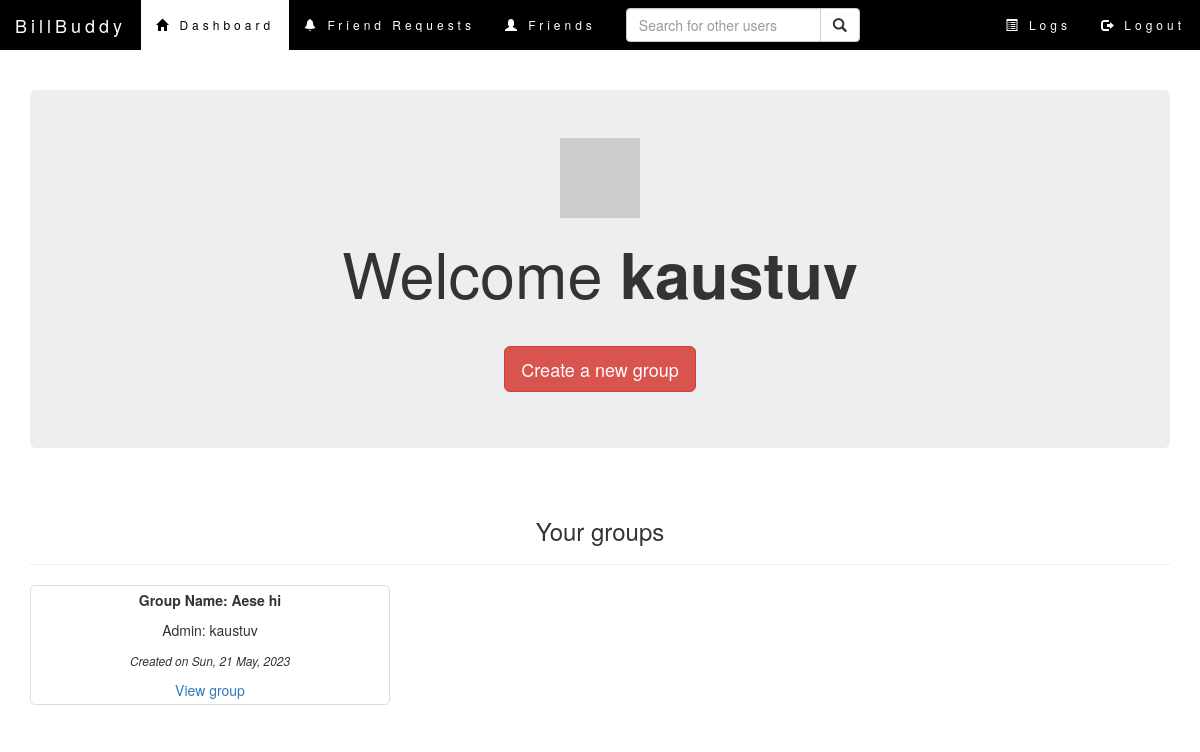
Page /home (signed in) on the committed database.
### tables this page shows
CREATE TABLE groups (
    gname text not null,
    admin text not null,
    memeber text not null,
    groupDate text
);

### main.py (the view, shortened to what this page needs)
@app.route('/', methods=['POST', 'GET'])
@app.route('/home', methods=['POST', 'GET'])
def index():
    if 'username' in session:
        username = session['username']
        avatar = dbHandler.getProfilePic(username, 100)
        groups = dbHandler.getGroups(username)
        gd = {}
        for i in groups:
            temp = dbHandler.getGroupMemebers(i[0], i[1])
            gd[i] = temp
            groups = gd
        return render_template('loggedinindex.html', username=username, groups=gd, avatar=avatar)
    return render_template('index.html')

### main.py (called while the page is built)
@app.after_request
def after_request(response):
    response.headers["Cache-Control"] = "no-cache, no-store, must-revalidate"
    return response

### models_1.py (called while the page is built)
def getProfilePic(user, size):
    con = sql.connect("database.db")
    cur = con.cursor()
    obj = cur.execute("SELECT email FROM users WHERE username='" + user + "'")
    obj = str(obj.fetchone())
    digest = md5(obj.lower().encode('utf-8')).hexdigest()
    return 'https://www.gravatar.com/avatar/{}?d=identicon&s={}'.format(digest, size)

def getGroups(user):
    con = sql.connect("database.db")
    cur = con.cursor()
    cur.execute(
        "SELECT gname, admin, groupDate FROM groups WHERE admin=='{0}' OR memeber=='{0}'".format(user))
    lis = cur.fetchall()
    ret = []
    for item in lis:
        if item not in ret:
            ret.append(item)
    con.commit()
    con.close()
    print (ret)
    return ret

def getGroupMemebers(groupName, admin):
    con = sql.connect("database.db")
    cur = con.cursor()
    cur.execute(
        "SELECT gname, admin, memeber FROM groups WHERE gname=='{0}' AND admin=='{1}'".format(groupName, admin))
    return cur.fetchall()
    con.commit()
    con.close()

### templates/loggedinindex.html (shortened to what this page needs)
<!DOCTYPE HTML>
<html lang="en">
    <head>
        <link rel="stylesheet" href="https://maxcdn.bootstrapcdn.com/bootstrap/3.3.7/css/bootstrap.min.css">
        <link rel="stylesheet" type="text/css" href="{{ url_for('static',filename='css/navbar.css') }}">
    </head>
    <body>
    <nav class="navbar navbar-inverse">
        <div class="container-fluid">
            <div class="navbar-header">
            <a class="navbar-brand" href="#">BillBuddy</a>
            </div>
            <ul class="nav navbar-nav">
                <li class="active"><a href="{{ url_for('index') }}"><span class="glyphicon glyphicon-home"></span> Dashboard</a></li>
                <li><a href="{{ url_for('notifications') }}"><span class="glyphicon glyphicon-bell"></span> Friend Requests</a></li>
                <li><a href="{{ url_for('getFriends') }}"><span class="glyphicon glyphicon-user"></span> Friends</a></li>
            </ul>
            <form class="navbar-form navbar-left" action="{{ url_for('index') }}" method="post">
                <div class="input-group">
                    <input type="text" class="form-control" placeholder="Search for other users" name="search">
                    <div class="input-group-btn">
                        <button class="btn btn-default" type="submit">
                            <i class="glyphicon glyphicon-search"></i>
                        </button>
                    </div>
                </div>
            </form>
            <ul class="nav navbar-nav navbar-right">
                <li><a href="{{ url_for('viewLog') }}"><span class="glyphicon glyphicon-list-alt"></span> Logs</a></li>
                <li><a href="{{ url_for('logout') }}"><span class="glyphicon glyphicon-log-out"></span> Logout</a></li>
            </ul>
        </div>
    </nav>
    <br>
    <br>
    <div class="container">
    <div class="jumbotron text-center">
    	    <img src="{{ avatar }}">
            <h1>Welcome <b>{{ username }}</b></h1>
            <br>
            <a href="{{ url_for('createGroup') }}" class="btn btn-danger navbar-btn btn-lg">Create a new group</a>
    </div>
    </div>
    <div class="container">
        <div class="page-header text-center"><h3>Your groups</h3></div>
    </div>
    <div class="container">
       <div class="row text-center">
        {% for i in groups.keys() %}
            <div class="col-sm-4">
                <div class="thumbnail">
                <p><strong> Group Name: {{i[0]}} </strong></p>
                <p> Admin: {{i[1]}} </p>
                <p><small><i>Created on {{i[2]}}</i></small></p>
                <a href="{{ url_for('viewGroup', groupName=i[0], admin=i[1]) }} "> View group </a>
                </div>
            </div>
        {% endfor %}
        </div>
    </div>
    </body>
</html>

### static/css/navbar.css (style rules this page uses)
.navbar { margin-bottom: 0; background-color: black; z-index: 9999; border: 0; font-size: 12px !important; line-height: 1.42857143 !important; letter-spacing: 4px; border-radius: 0; }
.navbar li a, .navbar .navbar-brand { color: #fff !important; }
.navbar-nav li a:hover, .navbar-nav li.active a { color: black !important; background-color: #fff !important; }

### templates/loggedinindex.html (style rules this page uses)
.thumbnail { border-radius: 5px; }

### rows in the picture
groups: gname "Aese hi", admin "kaustuv", groupDate "Sun, 21 May, 2023"

### other values in the picture
{{ username }} "kaustuv"
